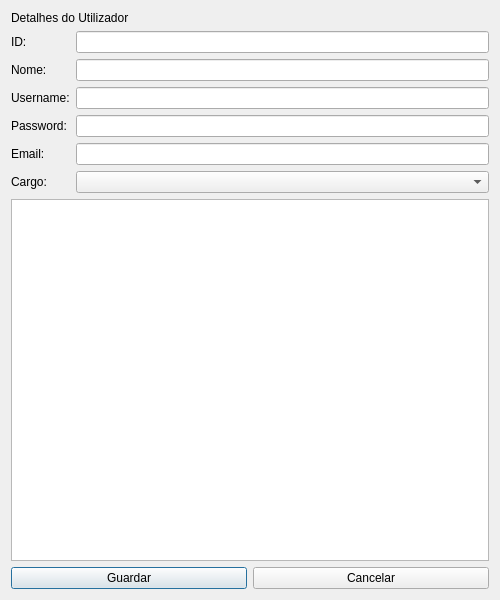
<?xml version="1.0" encoding="UTF-8"?>
<ui version="4.0">
 <class>FormDetalheUtilizador</class>
 <widget class="QDialog" name="FormDetalheUtilizador">
  <property name="geometry">
   <rect>
    <x>0</x>
    <y>0</y>
    <width>500</width>
    <height>600</height>
   </rect>
  </property>
  <property name="windowTitle">
   <string>OmniCare - Detalhe Utilizador</string>
  </property>
  <layout class="QVBoxLayout" name="verticalLayout">
   <item>
    <widget class="QLabel" name="label_Titulo">
     <property name="text">
      <string>Detalhes do Utilizador</string>
     </property>
    </widget>
   </item>
   <item>
    <layout class="QFormLayout" name="formLayout">
     <item row="0" column="0">
      <widget class="QLabel" name="label_Id">
       <property name="text">
        <string>ID:</string>
       </property>
      </widget>
     </item>
     <item row="0" column="1">
      <widget class="QLineEdit" name="lineEdit_Id">
       <property name="readOnly">
        <bool>true</bool>
       </property>
      </widget>
     </item>
     <item row="1" column="0">
      <widget class="QLabel" name="label_Nome">
       <property name="text">
        <string>Nome:</string>
       </property>
      </widget>
     </item>
     <item row="1" column="1">
      <widget class="QLineEdit" name="lineEdit_Nome"/>
     </item>
     <item row="2" column="0">
      <widget class="QLabel" name="label_Username">
       <property name="text">
        <string>Username:</string>
       </property>
      </widget>
     </item>
     <item row="2" column="1">
      <widget class="QLineEdit" name="lineEdit_Username"/>
     </item>
     <item row="3" column="0">
      <widget class="QLabel" name="label_Password">
       <property name="text">
        <string>Password:</string>
       </property>
      </widget>
     </item>
     <item row="3" column="1">
      <widget class="QLineEdit" name="lineEdit_Password"/>
     </item>
     <item row="4" column="0">
      <widget class="QLabel" name="label_Email">
       <property name="text">
        <string>Email:</string>
       </property>
      </widget>
     </item>
     <item row="4" column="1">
      <widget class="QLineEdit" name="lineEdit_Email"/>
     </item>
     <item row="5" column="0">
      <widget class="QLabel" name="label_Cargo">
       <property name="text">
        <string>Cargo:</string>
       </property>
      </widget>
     </item>
     <item row="5" column="1">
      <widget class="QComboBox" name="comboBox_Cargo"/>
     </item>
     <item row="6" column="0" colspan="2">
      <widget class="QTextEdit" name="textEdit_Descricao"/>
     </item>
     <item row="7" column="0" colspan="2">
      <layout class="QHBoxLayout" name="buttonLayout">
       <item>
        <widget class="QPushButton" name="pushButton_Guardar">
         <property name="text">
          <string>Guardar</string>
         </property>
        </widget>
       </item>
       <item>
        <widget class="QPushButton" name="pushButton_Cancelar">
         <property name="text">
          <string>Cancelar</string>
         </property>
        </widget>
       </item>
      </layout>
     </item>
    </layout>
   </item>
  </layout>
 </widget>
 <resources/>
 <connections/>
</ui>
